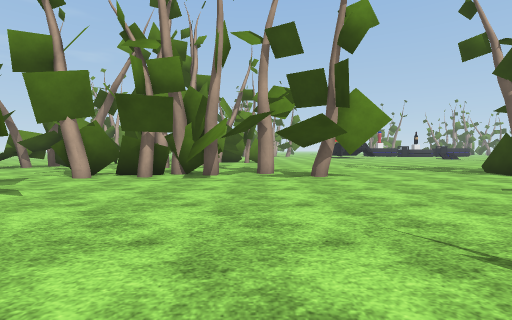
view 1 (above)

13 first-person views from a walk through a 3-D level made in the Unity game engine. The camera is 1.2 m above the floor, tilts 2° down and sees 85° across. The floor is counted in squares, 2 m on a side. Each view is taken from the middle of a square. On the plan, view 1 faces up. The plan holds only what a view shows up to about 9 squares ahead; the rest is blank. The place goes on beyond the plan. The terrain is drawn as flat ground. The player is left out. Surface patterns are stand-ins for the level's own textures.

view 2
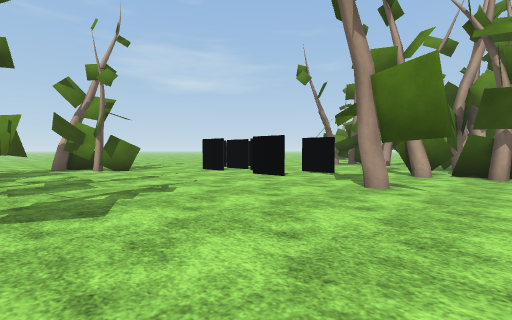

view 3
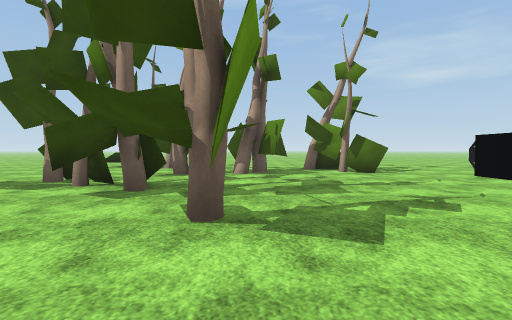

view 4
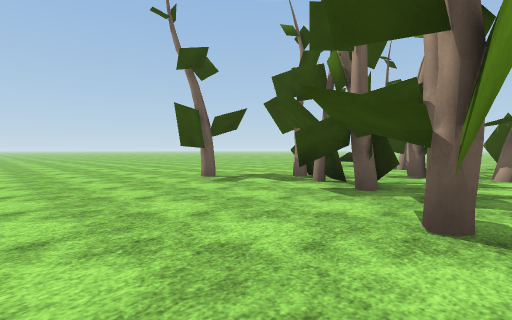

view 5
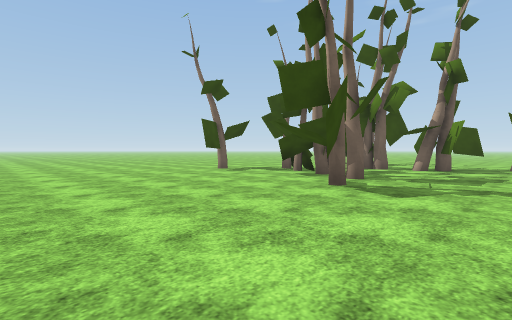

view 6
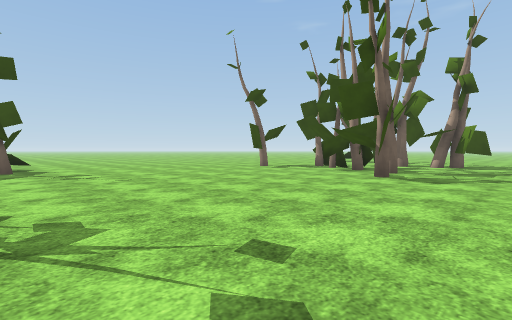

view 7
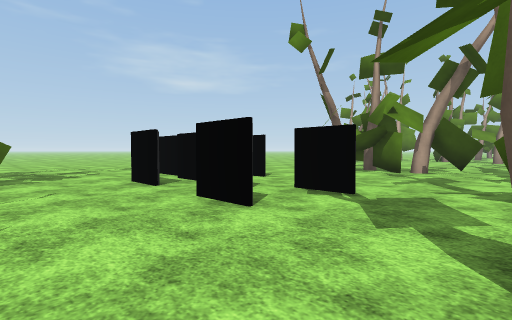

view 8
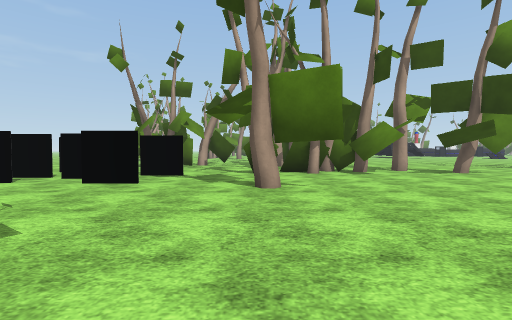

view 9
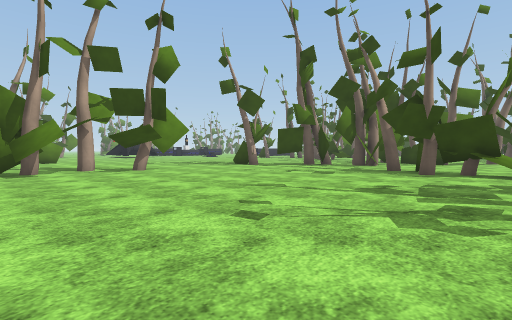

view 10
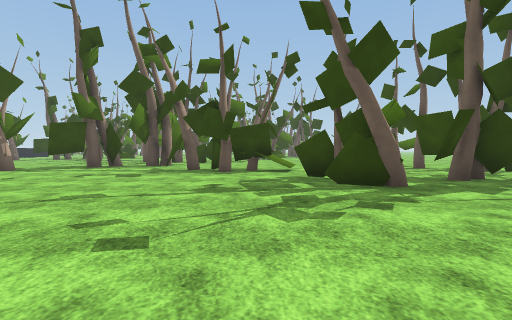

view 11
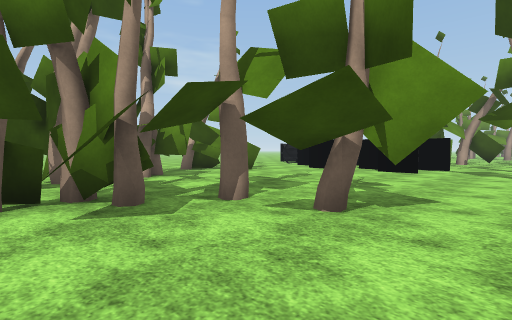

view 12
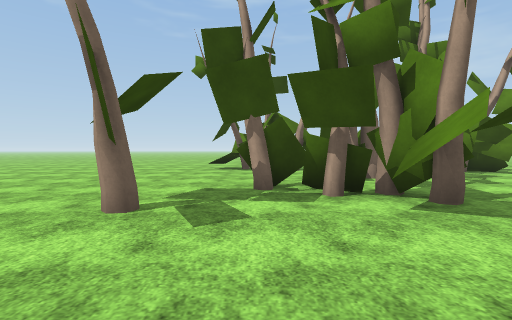

view 13
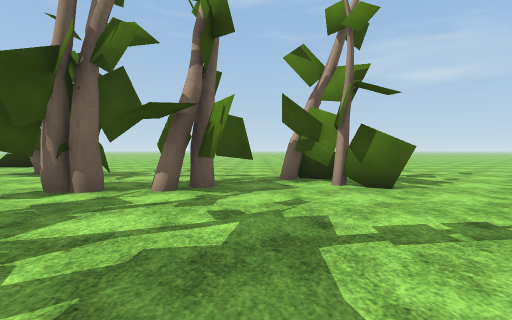

### Floor plan
Key: @ floor where view 1 was taken; # wall or solid block; x gap in a wall; . floor; / step, stairs or slope; = window, fence, low wall or low ledge; ^ raised ledge; T thing the floor can be seen under or through.
Columns run from 11 left of view 1 to 9 right of it. Each row starts with its distance up from view 1.
 13      ..
 12      ..
 11     ....
 10    #####
  9  ..=...#  .........
  8  ......x .........#
  7  .#....###x#.....##
  6   ...#.#..^###.....
  5 x####.............#
  4 .......#...........
  3 ........#..........
  2 #.................#
  1 #................#..
  0 #..........@.....##..
 -1 ##...TT..........# ..
 -2 #...TT.........#./
 -3 ##.TT.........##
 -4 ..TTT.........x.
 -5 ..TT..........##..
 -6 ....##....... ##..

Positions as (right, up) in squares from view 1, and headings:
1: (0, 0), facing up
2: (-2, -1), facing up-left
3: (-3, -1), facing left
4: (-3, -1), facing down-left
5: (-1, 1), facing down-left
6: (1, 1), facing down-left
7: (-4, 2), facing up-left
8: (-4, -1), facing up
9: (-2, -2), facing up-right
10: (-2, -1), facing right
11: (-4, -4), facing up-left
12: (-4, -5), facing left
13: (-6, 0), facing left
